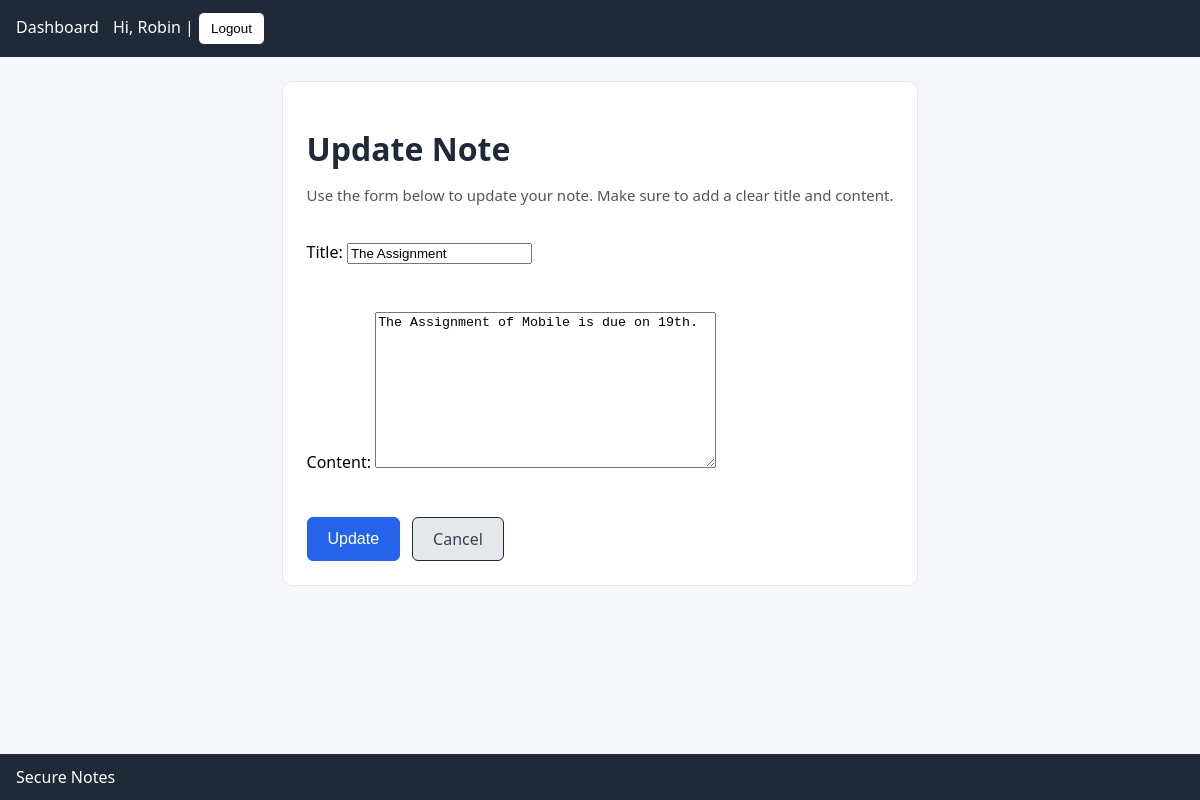
The app's page /notes/2/edit/ (signed in) with its own data.
### notes/models.py (models this page shows, shortened)
class Note(models.Model):
    owner = models.ForeignKey(User, on_delete=models.CASCADE, related_name='notes')
    title = models.CharField(max_length=200)
    content = models.TextField(blank=True)
    created_at = models.DateTimeField(auto_now_add=True)
    updated_at = models.DateTimeField(auto_now=True)
    class Meta:
        ordering = ['-updated_at']

### notes/views.py (the view)
# urls.py: path('notes/<int:pk>/edit/', views.note_update, name='note_update'),
@login_required
def note_update(request, pk):
    note = get_object_or_404(Note, pk=pk)
    if note.owner != request.user:
        return HttpResponseForbidden("Not allowed")
    if request.method == 'POST':
        form = NoteForm(request.POST, instance=note)
        if form.is_valid():
            form.save()
            return redirect('notes:note_detail', pk=note.pk)
    else:
        form = NoteForm(instance=note)
    return render(request, 'notes/note_form.html', {'form': form, 'action': 'Update'})

### notes/forms.py
class NoteForm(forms.ModelForm):
    class Meta:
        model = Note
        fields = ['title', 'content']

### notes/templates/notes/note_form.html (shortened to what this page needs)
{% extends "notes/base.html" %}
{% block content %}
<div class="card" style="max-width:600px; margin:0 auto; padding:24px;">
  <h1 style="margin-bottom:10px; color:#1f2937;">{{ action }} Note</h1>
  <p style="font-size:15px; color:#4b5563; margin-bottom:20px;">
    Use the form below to {{ action|lower }} your note. Make sure to add a clear title and content.
  </p>
  <form method="post" style="display:flex; flex-direction:column; gap:16px;">
    {{ form.as_p }}
    <div style="display:flex; gap:12px; margin-top:12px;">
      <button class="btn btn-primary" type="submit"
              style="font-size:16px; padding:10px 20px; border-radius:6px;">
        {{ action }}
      </button>
      <a class="btn" href="{% url 'notes:dashboard' %}"
         style="background-color:#e5e7eb; padding:10px 20px; border-radius:6px; text-decoration:none; color:#374151;">
        Cancel
      </a>
    </div>
  </form>
</div>
{% endblock %}

### notes/templates/notes/base.html (shortened to what this page needs)
<!doctype html>
<html>
<head>
</head>
<body>
<header>
  <nav>
    <a href="{% url 'notes:dashboard' %}">Dashboard</a>
    {% if user.is_authenticated %}
      <span>Hi, {{ user.username }} | </span>
      <form method="post" action="{% url 'accounts:logout' %}" style="display:inline;">
        <button type="submit" class="btn">Logout</button>
      </form>
    {% else %}
      <a href="{% url 'accounts:login' %}">Login</a> |
      <a href="{% url 'accounts:signup' %}">Sign up</a>
    {% endif %}
  </nav>
</header>
<main>
  {% block content %}{% endblock %}
</main>
<footer>
  Secure Notes
</footer>
</body>
</html>

### notes/templates/notes/base.html (style rules this page uses)
html, body { height: 100%; margin: 0; padding: 0; font-family: system-ui, Arial, sans-serif; background: #f6f7fb; display: flex; flex-direction: column; }
header, footer { background: #1f2937; color: #fff; padding: 12px 16px; }
main { flex: 1; max-width: 860px; margin: 24px auto; padding: 0 16px; }
a { color:#2563eb;text-decoration:none }
.btn { display:inline-block; padding:8px 12px; border:1px solid #1f2937; border-radius:6px; background:#fff; }
.btn-primary { background:#2563eb; color:#fff; border-color:#2563eb; }
.card { background:#fff; border:1px solid #e5e7eb; border-radius:10px; padding:16px; margin-bottom:12px; }
nav a { color:#fff;margin-right:10px }

### records on screen
Note: title "The Assignment", content "The Assignment of Mobile is due on 19th."

### other values on screen
{{ user.username }} "Robin"
{{ action }} "Update"
{{ action|lower }} "update"
